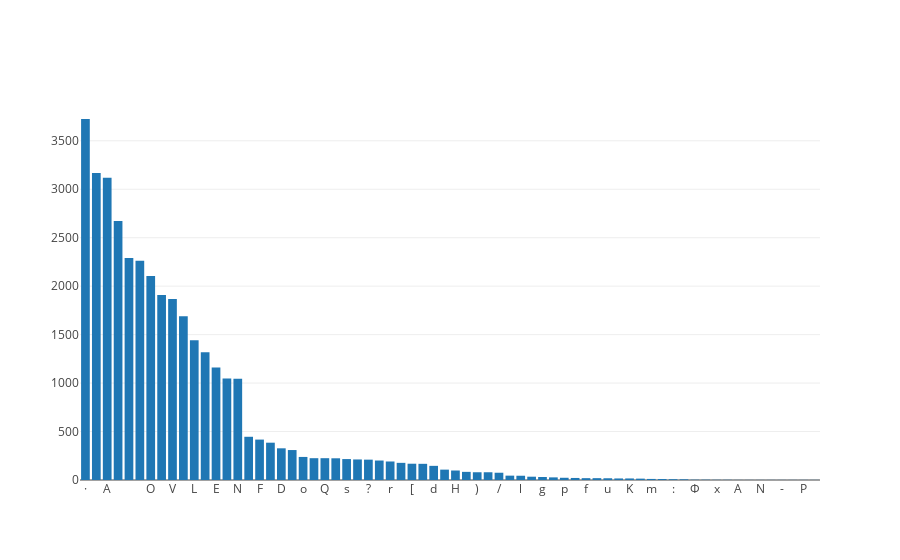

Here is the notebook cell this chart was saved with:
### Code cell
val charHistPlot = Seq(
  Bar(x = charValues, y = charCounts)
)
plot(charHistPlot)

### Figure 1 — Plotly figure (JSON) as saved in the notebook; plotly's stock layout.template omitted (floating-point values rounded to 4 significant figures)
{"data": [{"x": ["·", "I", "A", "R", " ", "M", "O", "S", "V", "C", "L", "P", "E", "T", "N", "X", "F", "G", "D", "B", "o", "i", "Q", "t", "s", "e", "?", "n", "r", "a", "[", "]", "d", "c", "H", ".", ")", "(", "/", "b", "l", "h", "g", "w", "p", "v", "f", "\"", "u", "Y", "K", ";", "m", "k", ":", "|", "Φ", "'", "x", "Ω", "Α", "Μ", "Ν", "Ι", "-", "Σ", "Ρ", "3"], "y": [3725, 3168, 3119, 2672, 2290, 2263, 2104, 1908, 1868, 1689, 1442, 1317, 1161, 1047, 1046, 446, 417, 385, 327, 309, 238, 225, 225, 224, 216, 212, 210, 201, 191, 177, 168, 167, 146, 107, 98, 84, 80, 80, 75, 45, 44, 34, 31, 27, 23, 21, 19, 19, 18, 16, 16, 14, 11, 10, 8, 7, 3, 3, 2, 2, 1, 1, 1, 1, 1, 1, 1, 1], "type": "bar"}], "layout": {}}
